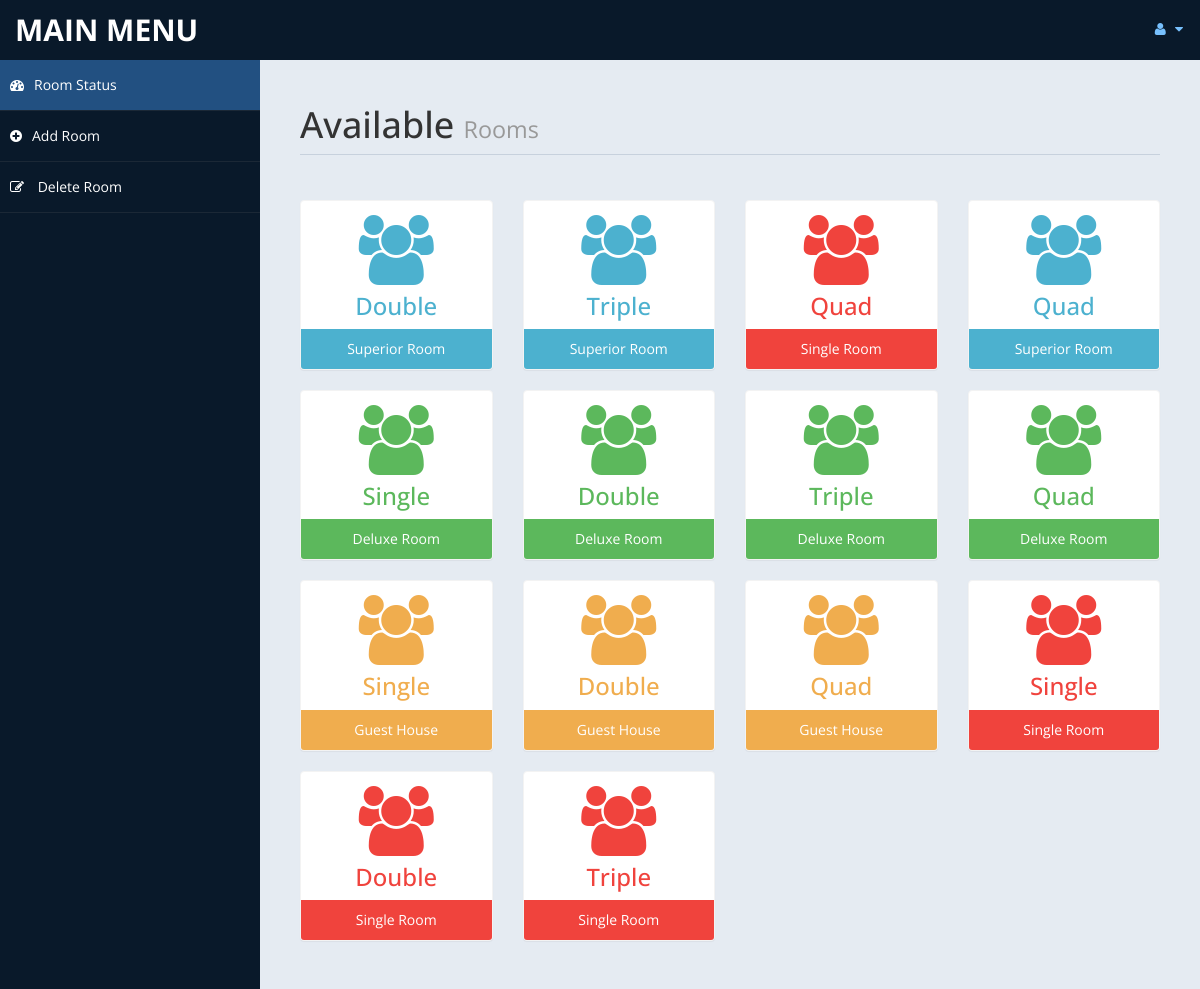
Screenshot of /admin/settings.php (signed in) with the database file from the repository.
### tables this page shows
CREATE TABLE `room` (
  `id` int(10) UNSIGNED NOT NULL,
  `type` varchar(15) DEFAULT NULL,
  `bedding` varchar(10) DEFAULT NULL,
  `place` varchar(10) DEFAULT NULL,
  `cusid` int(11) DEFAULT NULL
);

### admin/settings.php (the view, shortened to what this page needs)
<!DOCTYPE html>
<html xmlns="http://www.w3.org/1999/xhtml">
<head>
    <link href="assets/css/bootstrap.css" rel="stylesheet" />
    <link href="assets/css/font-awesome.css" rel="stylesheet" />
    <link href="assets/css/custom-styles.css" rel="stylesheet" />
</head>
<body>
    <div id="wrapper">
        <nav class="navbar navbar-default top-navbar" role="navigation">
            <div class="navbar-header">
                <a class="navbar-brand" href="home.php">MAIN MENU </a>
            </div>
            <ul class="nav navbar-top-links navbar-right">
                <li class="dropdown">
                    <a class="dropdown-toggle" data-toggle="dropdown" href="#" aria-expanded="false">
                        <i class="fa fa-user fa-fw"></i> <i class="fa fa-caret-down"></i>
                    </a>
                </li>
            </ul>
        </nav>
        <nav class="navbar-default navbar-side" role="navigation">
            <div class="sidebar-collapse">
                <ul class="nav" id="main-menu">
                    <li>
                        <a class="active-menu" href="settings.php"><i class="fa fa-dashboard"></i>Room Status</a>
                    </li>
					<li>
                        <a  href="room.php"><i class="fa fa-plus-circle"></i>Add Room</a>
                    </li>
                    <li>
                        <a   href="roomdel.php"><i class="fa fa-pencil-square-o"></i> Delete Room</a>
                    </li>
            </div>
        </nav>
        <div id="page-wrapper" >
            <div id="page-inner">
			 <div class="row">
                    <div class="col-md-12">
                        <h1 class="page-header">
                           Available <small> Rooms</small>
                        </h1>
                    </div>
                </div>
            <?php
						include ('db.php');
						$sql = "select * from room";
						$re = mysqli_query($con,$sql)
				?>
                <div class="row">
				<?php
										while($row= mysqli_fetch_array($re))
										{
												$id = $row['type'];
											if($id == "Superior Room")
											{
												echo"<div class='col-md-3 col-sm-12 col-xs-12'>
													<div class='panel panel-primary text-center no-boder bg-color-blue'>
														<div class='panel-body'>
															<i class='fa fa-users fa-5x'></i>
															<h3>".$row['bedding']."</h3>
														</div>
														<div class='panel-footer back-footer-blue'>
															".$row['type']."
														</div>
													</div>
												</div>";
											}
											else if ($id == "Deluxe Room")
											{
												echo"<div class='col-md-3 col-sm-12 col-xs-12'>
													<div class='panel panel-primary text-center no-boder bg-color-green'>
														<div class='panel-body'>
															<i class='fa fa-users fa-5x'></i>
															<h3>".$row['bedding']."</h3>
														</div>
														<div class='panel-footer back-footer-green'>
															".$row['type']."
														</div>
													</div>
												</div>";
											}
											else if($id =="Guest House")
											{
												echo"<div class='col-md-3 col-sm-12 col-xs-12'>
													<div class='panel panel-primary text-center no-boder bg-color-brown'>
														<div class='panel-body'>
															<i class='fa fa-users fa-5x'></i>
															<h3>".$row['bedding']."</h3>
														</div>
														<div class='panel-footer back-footer-brown'>
															".$row['type']."
														</div>
													</div>
												</div>";
											}
											else if($id =="Single Room")
											{
												echo"<div class='col-md-3 col-sm-12 col-xs-12'>
													<div class='panel panel-primary text-center no-boder bg-color-red'>
														<div class='panel-body'>
															<i class='fa fa-users fa-5x'></i>
															<h3>".$row['bedding']."</h3>
														</div>
														<div class='panel-footer back-footer-red'>
															".$row['type']."
														</div>
													</div>
												</div>";
											}
										}
									?>
                </div>
            </div>
        </div>
</body>
</html>

### admin/assets/css/custom-styles.css (style rules this page uses)
body { font-family: 'Open Sans', sans-serif; }
#wrapper { width: 100%; background:#09192A; }
#page-wrapper { padding: 15px 15px; min-height: 600px; background:#E5EBF2; }
#page-inner { width:100%; margin:10px 20px 10px 0px; background-color:transparent; padding:10px; min-height:1200px; }
.text-center { text-align:center; }
.no-boder { border:1px solid #f3f3f3; }
h1, .h1, h2, .h2, h3, .h3 { margin-top: 7px; margin-bottom: -5px; }
.page-header { padding-bottom: 9px; margin: 10px 0 45px; border-bottom: 1px solid #C7D1DD; }
.bg-color-green { background-color: #fff; color: #5cb85c; }
.bg-color-blue { background-color: #fff; color: #4CB1CF }
.bg-color-red { background-color: #fff; color:#F0433D; }
.bg-color-brown { background-color: #fff; color:#f0ad4e; }
.back-footer-green { background-color: #5cb85c; color:#fff; border-top: 0px solid #fff; }
.back-footer-red { background-color: #F0433D; color:#fff; border-top: 0px solid #fff; }
.back-footer-blue { background-color: #4CB1CF; color:#fff; border-top: 0px solid #fff; }
.back-footer-brown { background-color: #f0ad4e; color:#fff; border-top: 0px solid #fff; }
.top-navbar { margin:0px; }
.top-navbar .navbar-brand { color: #fff; width: 260px; text-align: left; height: 60px; font-size: 30px; font-weight: 700; text-transform: uppercase; line-height: 30px; }
.top-navbar .nav > li { position: relative; display: inline-block; }
.top-navbar .nav > li > a { position: relative; display: block; padding: 19px 15px; color: #77C0FD; }
.active-menu { background-color:#225081!important; }
.sidebar-collapse , .sidebar-collapse .nav { background:none; }
.sidebar-collapse .nav { padding:0; }
.sidebar-collapse .nav > li > a { color:#fff; background:transparent; text-shadow:none; }
.sidebar-collapse > .nav > li > a { padding:15px 10px; }
.sidebar-collapse > .nav > li { border-bottom: 1px solid rgba(107, 108, 109, 0.19); }
.navbar-side { border:none; background-color: transparent; }
.top-navbar { background:#09192A; border-bottom:none; }
.top-navbar .nav > li > a > i { margin-right: 2px; }
.navbar-default { border:0px solid black; }
.navbar-header { background: #09192A; }
.nav > li > a > i { margin-right:10px; }
@media (min-width:768px) { #page-wrapper { margin: 0 0 0 260px; padding: 15px 30px; min-height: 1200px; } }
@media (min-width:768px) { .navbar-side { z-index: 1; position: absolute; width: 260px; } }
@media (min-width:768px) { .navbar { border-radius: 0px; } }

### rows the page displays
room: bedding "Double", type "Superior Room"
room: bedding "Triple", type "Superior Room"
room: bedding "Quad", type "Single Room"
room: bedding "Quad", type "Superior Room"
room: bedding "Single", type "Deluxe Room"
room: bedding "Double", type "Deluxe Room"
room: bedding "Triple", type "Deluxe Room"
room: bedding "Quad", type "Deluxe Room"
room: bedding "Single", type "Guest House"
room: bedding "Double", type "Guest House"
room: bedding "Quad", type "Guest House"
room: bedding "Single", type "Single Room"
room: bedding "Double", type "Single Room"
room: bedding "Triple", type "Single Room"
